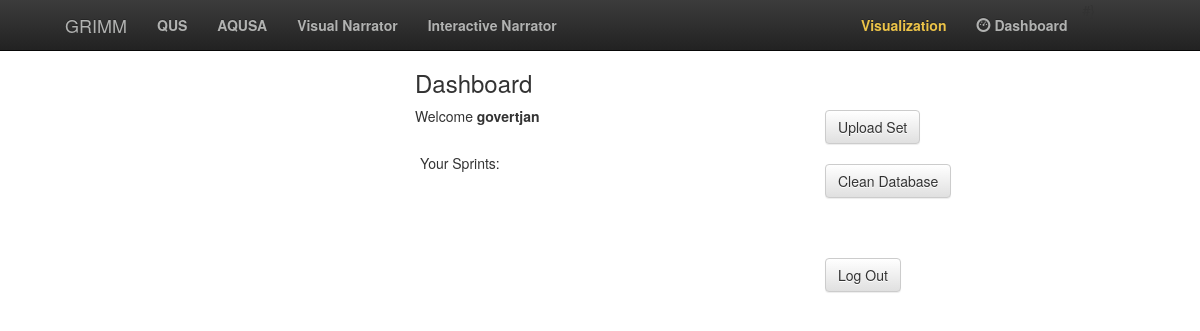
Page /dashboard (signed in) on the earlier database version.
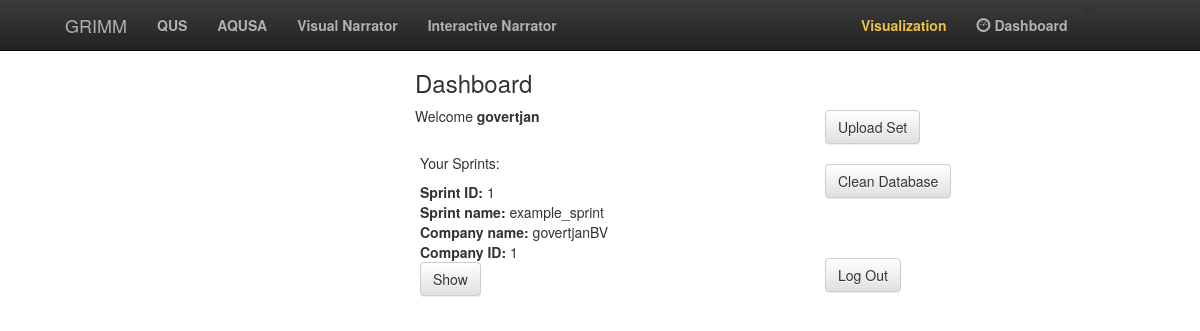
Same page on the later database version.
### models.py (models this page shows)
class SprintVN(Base):
    __tablename__ = 'sprint'
    id = Column(Integer, primary_key=True)
    sprint_name = Column(Text)
    company_name = Column(Text)
    company_id = Column(Integer, ForeignKey('company.id'))

### app.py (the view)
@app.route("/dashboard")
def show_dash():
    if not session.get('logged_in'):
        return render_template("login.html")
    else:
        username = session['username']
        print(username)
        all_sprints = sqlsession.query(SprintVN)\
            .join(CompanyVN)\
            .join(User).filter(User.username == username).all()
        sprints = [dict(sprint_id=sprint.id,
                        sprint_name=sprint.sprint_name,
                        company_id=sprint.company_id,
                        company_name=sprint.company_name) for sprint in all_sprints]
        return render_template("dashboard.html", sprints=sprints, username=username)

### templates/dashboard.html (shortened to what this page needs)
{% extends 'base.html' %}
{% from 'fields.html' import render_field %}
{% block main %}
<div class="row">
    <div class="col-lg-4"></div>
    <div class="col-lg-4" id="user_info">
            <h3>Dashboard</h3>
        <p>
        Welcome <strong>{{ username }}</strong>
        </p>
        <div id="db_records">
            <h5>Your Sprints:</h5>
            {% for sprint in sprints %}
                <div id="db_sprint">
            <strong>Sprint ID:</strong> {{ sprint.sprint_id }} <br>
            <strong>Sprint name:</strong> {{ sprint.sprint_name }} <br>
            <strong>Company name:</strong> {{ sprint.company_name }} <br>
            <strong>Company ID:</strong> {{ sprint.company_id }} <br>
                <a class="btn btn-default" href="/vis">Show</a>
                </div>
            {% endfor %}
        </div>
    </div>
    <div class="col-lg-4">
          <div id="dashboard-set-buttons">
                <a class="btn btn-default" href="{{ url_for('form') }}"> Upload Set</a>
                <a class="btn btn-default" href="{{ url_for('clean_database') }}"> Clean Database</a>
                <a id="logout-button" class="btn btn-default" href="{{ url_for('logout') }}">Log Out</a>
            </div>
    </div>
</div>
    <div class="row">
    <div class="col-lg-4"></div>
        <div class="col-lg-4">
        </div>
    <div class="col-lg-4"></div>
    </div>
{% endblock main %}

### templates/base.html (shortened to what this page needs)
<!DOCTYPE html>
<html lang="en">
<head>
    <link rel="stylesheet" href="https://maxcdn.bootstrapcdn.com/bootstrap/3.3.7/css/bootstrap.min.css">
    <link rel="stylesheet" href="https://maxcdn.bootstrapcdn.com/bootstrap/3.3.7/css/bootstrap-theme.min.css">
    <link href="static/css/custom.css" rel="stylesheet">
</head>
<body>
<div id="main">
      <nav class="navbar navbar-inverse navbar-fixed-top">
      <div class="container">
        <div class="navbar-header">
          <a class="navbar-brand" href="/">GRIMM</a>
        </div>
        <div id="navbar" class="collapse navbar-collapse">
            <ul class="nav navbar-nav">
                <li class="nav navbar-left"><a href="">QUS</a></li>
                <li class="nav navbar-left"><a href="https://aqusa.nl">AQUSA</a></li>
                <li class="nav navbar-left"><a href="https://github.com/marcelrobeer/visualnarrator">Visual Narrator</a></li>
                <li class="nav navbar-left"><a href="/">Interactive Narrator</a></li>
            </ul>
            <ul id="useraccountitems"class="nav navbar-nav navbar-right">
                {% if session.get('logged_in') %}
                    <li><a id="vis_url" href="/vis">Visualization</a></li>
                {% endif %}
                {% if session.get('logged_in') %}
                     <li><a href="/dashboard"><span class="glyphicon glyphicon-dashboard"></span> Dashboard</a></li>#}
                {% else %}
                <li><a id="signupbtn" href="/register"><span class="glyphicon glyphicon-user"></span> Sign Up</a></li>
                <li><a href="/login"><span class="glyphicon glyphicon-log-in"></span> Login</a></li>
                {% endif %}
            </ul>
        </div>
      </div>
    </nav>
    <div class="container-fluid">
            {% block main %}{% endblock main %}
        </div>
    </div>
</body>
</html>

### static/css/custom.css (style rules this page uses)
body { background-color: #FFFFFF; height: 98vh; }
.navbar-header > a.navbar-brand { padding-left: 50px; }
.navbar-inverse .navbar-brand { color:rgb(177, 178, 177); }
.navbar-inverse .navbar-nav > li > a { color:rgb(177, 178, 177); font-weight: 600; }
#useraccountitems #vis_url { color: rgb(236, 195, 72); font-weight: 600; }
#useraccountitems { margin-right: 75px; }
#useraccountitems a { font-weight: 600; color:rgb(177, 178, 177); }
#main { background-color: #FFFFFF; min-height: 100vh; }
.container-fluid { margin-top: 50px; }
#db_records { padding: 10px 5px 5px 5px; }
#dashboard-set-buttons { padding: 50px 10px 10px 0px; }
#dashboard-set-buttons > a { float: left; clear: left; display:inline; margin: 10px 10px 10px 10px; }
a#logout-button { margin-top: 50px; }

Differences in the rows shown:
added SprintVN: sprint_id "1", sprint_name "example_sprint", company_name "govertjanBV", company_id "1"
